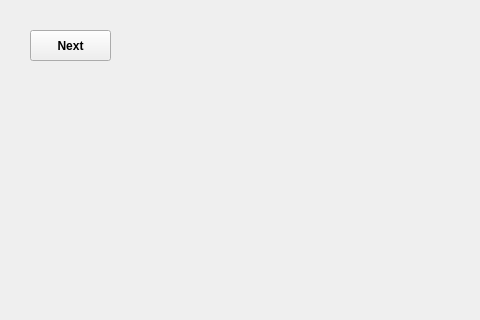
<?xml version="1.0" encoding="UTF-8"?>
<ui version="4.0">
 <class>MainWindow</class>
 <widget class="QMainWindow" name="MainWindow">
  <property name="geometry">
   <rect>
    <x>0</x>
    <y>0</y>
    <width>480</width>
    <height>320</height>
   </rect>
  </property>
  <property name="windowTitle">
   <string>MainWindow</string>
  </property>
  <property name="styleSheet">
   <string notr="true">background-image: url(:/background/scene2.jpg);</string>
  </property>
  <widget class="QWidget" name="centralWidget">
   <widget class="QPushButton" name="pushButton">
    <property name="geometry">
     <rect>
      <x>30</x>
      <y>30</y>
      <width>81</width>
      <height>31</height>
     </rect>
    </property>
    <property name="font">
     <font>
      <weight>75</weight>
      <bold>true</bold>
     </font>
    </property>
    <property name="styleSheet">
     <string notr="true">border-image: url(:/image/icon_gold.png);</string>
    </property>
    <property name="text">
     <string>Next</string>
    </property>
   </widget>
  </widget>
 </widget>
 <layoutdefault spacing="6" margin="11"/>
 <resources/>
 <connections>
  <connection>
   <sender>pushButton</sender>
   <signal>clicked()</signal>
   <receiver>MainWindow</receiver>
   <slot>close()</slot>
   <hints>
    <hint type="sourcelabel">
     <x>70</x>
     <y>45</y>
    </hint>
    <hint type="destinationlabel">
     <x>239</x>
     <y>159</y>
    </hint>
   </hints>
  </connection>
 </connections>
</ui>
